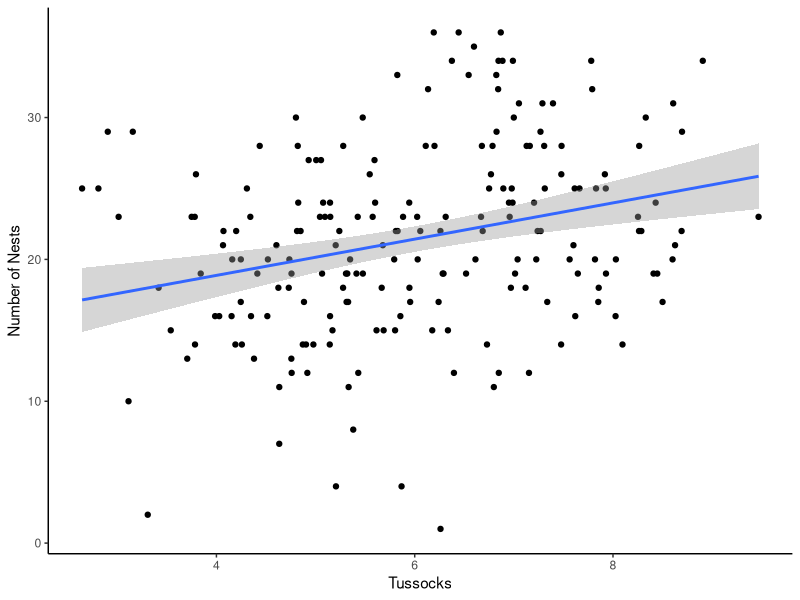
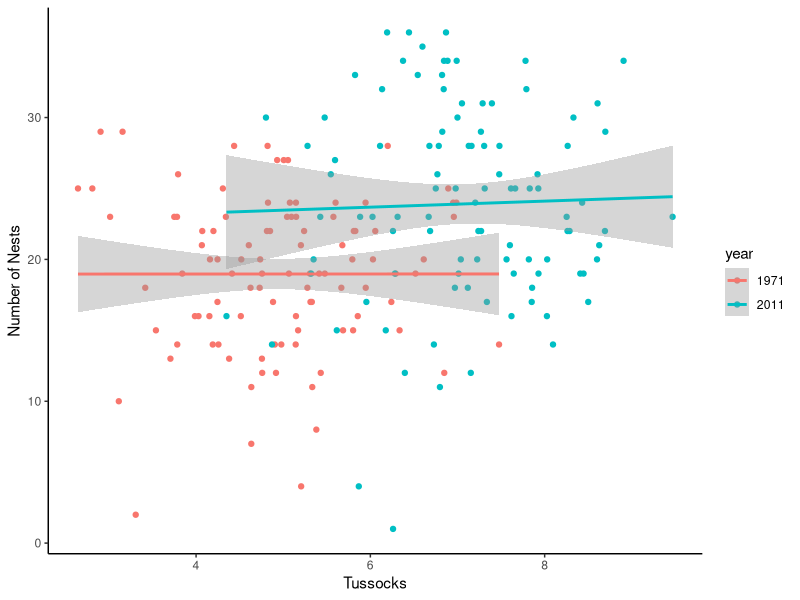
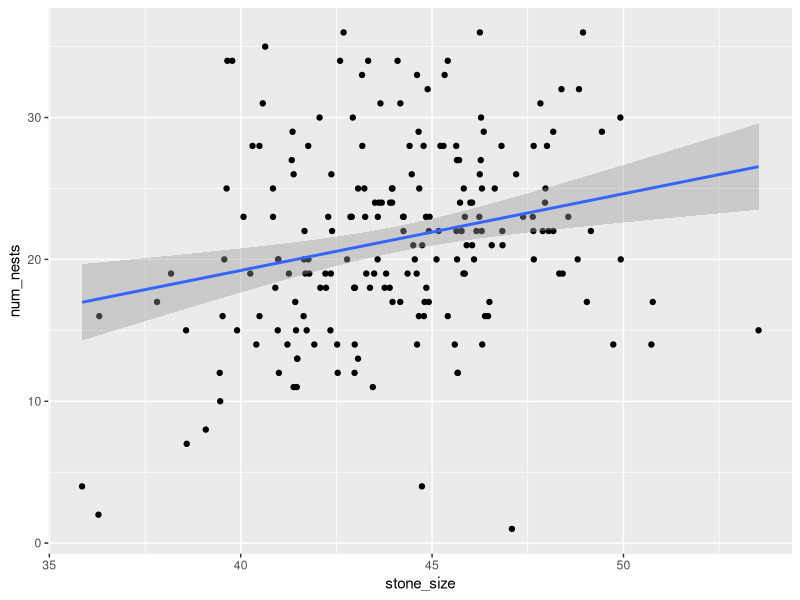
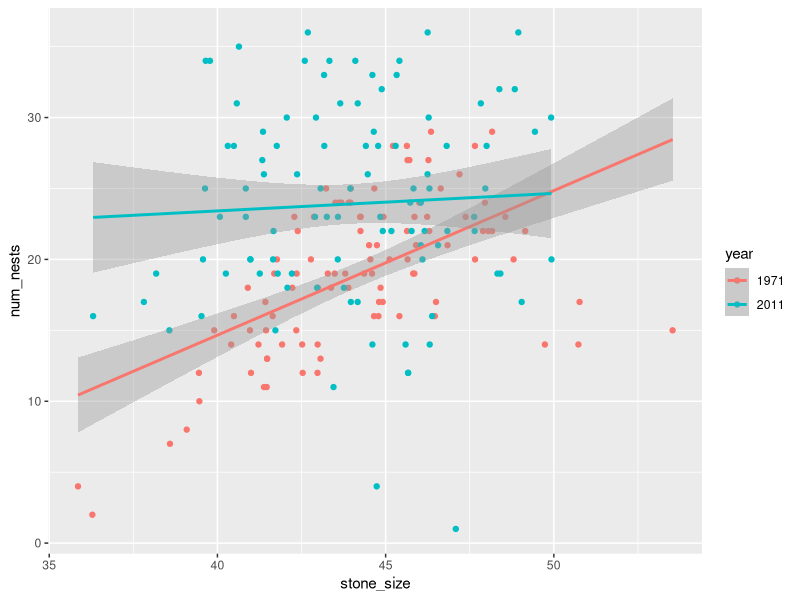

Recreate these plots in R, in order.
## ---- chunk 1
knitr::opts_chunk$set(echo = TRUE)
## ---- chunk 2
library(tidyverse)
site_data <- read_csv("../data/site_changes.csv") %>% 
  mutate(year = as.factor(year)) # don't worry about this code too much
# we want the year column treated as a category, not a number
## ---- chunk 3
head(site_data)
tail(site_data)
## ---- chunk 4
ggplot(site_data, aes(x = tussocks, y = num_nests)) +
  geom_point() +
  geom_smooth(method = "lm") +
  labs(x = "Tussocks", y = "Number of Nests") +
  theme_classic()
## ---- chunk 5
tussocks_model <- lm(num_nests ~ tussocks, data = site_data)
summary(tussocks_model)
## ---- chunk 6
ggplot(site_data, aes(x = tussocks, y = num_nests, color = year)) +
  geom_point() +
  geom_smooth(method = "lm") +
  labs(x = "Tussocks", y = "Number of Nests") +
  theme_classic()
## ---- chunk 7
tussocks_model <- lm(num_nests ~ tussocks + year, data = site_data)
summary(tussocks_model)
## ---- chunk 8
tussocks_model <- lm(data = site_data, num_nests ~ tussocks * year)
summary(tussocks_model)
## ---- chunk 9
ggplot(site_data, aes(x = stone_size, y = num_nests)) +
  geom_point() +
  geom_smooth(method = "lm")
## ---- chunk 10
stone_size_mod = lm(num_nests ~ stone_size, data = site_data)
summary(stone_size_mod)
## ---- chunk 11
ggplot(site_data, aes(x = stone_size, y = num_nests, color = year)) +
  geom_point() +
  geom_smooth(method = "lm")
## ---- chunk 12
stone_size_mod = lm(num_nests ~ stone_size + year, data = site_data)
summary(stone_size_mod)
## ---- chunk 13
stone_size_mod = lm(num_nests ~ stone_size * year, data = site_data)
summary(stone_size_mod)
